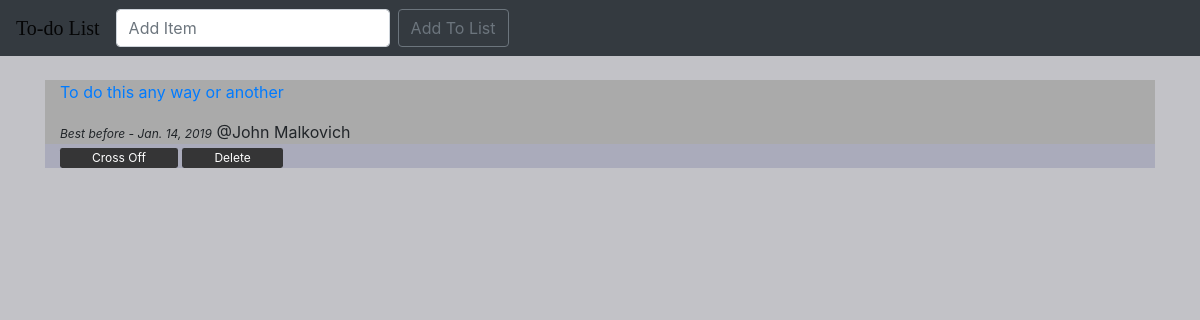
The app's page /, older data.
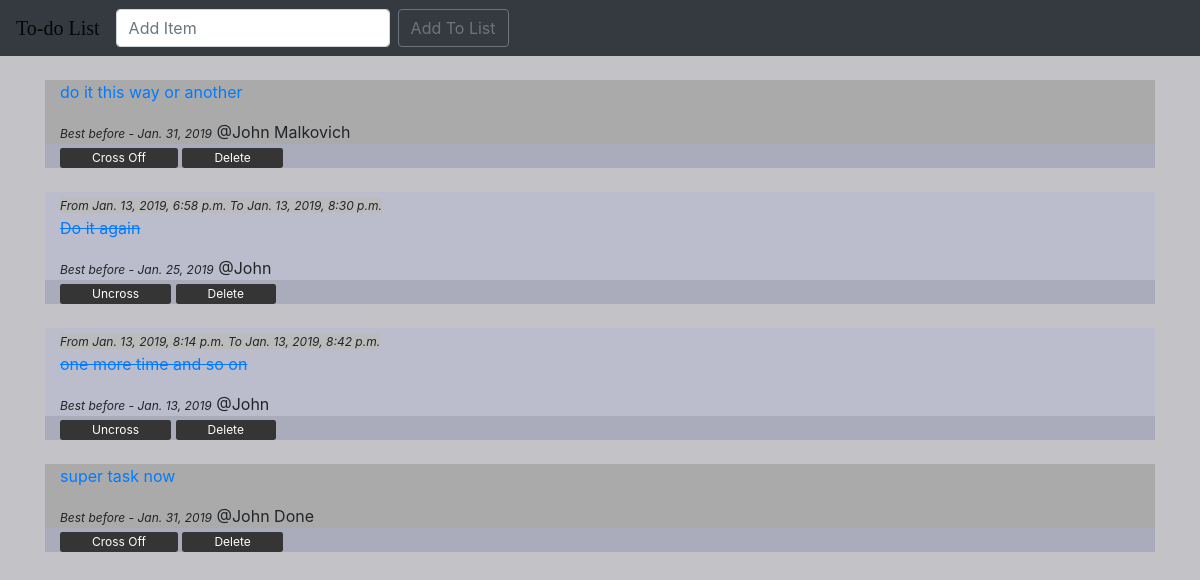
The same page, newer data.
### todo_list/models.py (models this page shows, shortened)
class Task(models.Model):
    item = models.CharField(max_length=200)
    completed = models.BooleanField(default=False)
    created_at = models.DateTimeField(auto_now_add=True)
    updated_at = models.DateTimeField(auto_now=True)
    deadline = models.DateField(default=datetime.today, blank=True, null=True)
    asignee = models.CharField(max_length=200, blank=True, null=True)

### todo_list/views.py (the view)
# urls.py: 2. Add a URL to urlpatterns:  url(r'^$', views.home, name='home')
def home(request):
    all_items = Task.objects.all
    if request.method == 'POST':
        form = TaskForm(request.POST or None)
        messages.success(request, (form))
        if form.is_valid():
            form.save()
            messages.success(request, ('Item has been added to the list.'))
    return render(request, 'home.html', {'all_items': all_items})

### todo_list/templates/home.html (shortened to what this page needs)
{% extends 'base.html' %}
{% block content %}
{% if all_items %}
    {% for things in all_items %}
    <div class="container">
    {% if things.completed %}
    <div class="row" style="background-color:#aaa;">
        <div class="col" style="background-color:#bbbccc;">
            <i style="font-size:12px; background-color:#bbbbbc;">From {{ things.created_at }} To {{ things.updated_at }}</i>
            <p><a href="{% url 'todo_list:edit' things.id %}" class="striker">{{ things.item }}</a></p>
            <i style="font-size:12px">Best before - {{ things.deadline }}</i> @{{ things.asignee }}<br>
        </div>
    </div>
    <div class="row align-items-start">
        <div class="col" style="background-color:#aaabbb;">
            <a href="{% url 'todo_list:uncross' things.id %}" class="button btn-secondary btn-sm" role="button" aria-pressed="true">Uncross</a>
            <a href="{% url 'todo_list:delete' things.id %}" class="button btn-secondary btn-sm" role="button" aria-pressed="true">Delete</a>
        </div>
    </div><br/>
    {% else %}
    <div class="row" style="background-color:#aaa;">
        <div class="col">
            <p><a href="{% url 'todo_list:edit' things.id %}">{{ things.item }}</a></p>
            <i style="font-size:12px">Best before - {{ things.deadline }}</i> @{{ things.asignee }}
        </div>
    </div>
    <div class="row align-items-start" style="background-color:#aaabbb;">
        <div class="col">
            <a href="{% url 'todo_list:cross_off' things.id %}" class="button btn-secondary btn-sm" role="button" aria-pressed="true">Cross Off</a>
            <a href="{% url 'todo_list:delete' things.id %}" class="button btn-secondary btn-sm" role="button" aria-pressed="true">Delete</a>
        </div>
    </div><br/>
    {% endif %}
    </div>
    {% endfor %}
{% endif %}
{% endblock%}

### todo_list/templates/base.html (shortened to what this page needs)
{% load static %}
<!doctype html>
<html lang="en">
  <head>
    <link rel="stylesheet" href="https://stackpath.bootstrapcdn.com/bootstrap/4.1.3/css/bootstrap.min.css">
    <link rel="stylesheet" href="{% static 'css/style.css' %}">
  </head>
  <body>
    <nav class="navbar navbar-expand-lg navbar-light bg-dark">
        <a class="navbar-brand" href="{% url 'todo_list:home' %}">To-do List</a>
        <div class="collapse navbar-collapse" id="navbarSupportedContent">
          <form class="form-inline my-2 my-lg-0" method="POST">
            <input class="form-control mr-sm-2" type="search" placeholder="Add Item" aria-label=" Search" name="item">
            <button class="btn btn-outline-secondary my-2 my-sm-0" type="submit">Add To List</button>
          </form>
        </div>
      </nav>
          <br/>
          <div class="container" style="overflow-x:auto;">
              {% block content %}
              {% endblock%}
          </div>
  </body>
</html>

### static/css/style.css (style rules this page uses)
body { background: rgb(194, 194, 199); }
.striker { text-decoration: line-through; }
.navbar-brand { font-family: 'Franklin Gothic Medium' , cursive; }
.button { background-color: rgb(53, 53, 54); border: none; border-radius: 0.2em; color: white; padding: 1px 32px; text-align: center; text-decoration: none; display: inline-block; font-size: 12px; }

Row changes from the older to the newer data that the page shows:
changed Task "John Malkovich": item "To do this any way or another" → "do it this way or another"; deadline "Jan. 14, 2019" → "Jan. 31, 2019"
added Task: created_at "Jan. 13, 2019, 6:58 p.m.", updated_at "Jan. 13, 2019, 8:30 p.m.", item "Do it again", deadline "Jan. 25, 2019", asignee "John"
added Task: created_at "Jan. 13, 2019, 8:14 p.m.", updated_at "Jan. 13, 2019, 8:42 p.m.", item "one more time and so on", deadline "Jan. 13, 2019", asignee "John"
added Task: item "super task now", deadline "Jan. 31, 2019", asignee "John Done"
